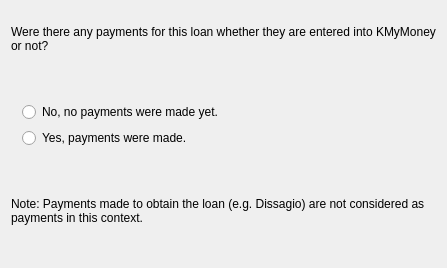
<?xml version="1.0" encoding="UTF-8"?>
<ui version="4.0">
 <class>PreviousPaymentsWizardPageDecl</class>
 <widget class="QWizardPage" name="PreviousPaymentsWizardPageDecl">
  <attribute name="title">
    <string>Payments?</string>
  </attribute>
  <layout class="QVBoxLayout">
    <property name="margin">
      <number>11</number>
    </property>
    <property name="spacing">
      <number>6</number>
    </property>
    <item>
      <widget class="QLabel" name="TextLabel6_2">
        <property name="text">
          <string>
Were there any payments for this loan whether they are entered into KMyMoney or not?</string>
        </property>
        <property name="alignment">
          <set>Qt::AlignTop</set>
        </property>
        <property name="wordWrap">
          <bool>true</bool>
        </property>
      </widget>
    </item>
    <item>
      <spacer name="Spacer28">
        <property name="sizeHint">
          <size>
            <width>0</width>
            <height>32</height>
          </size>
        </property>
        <property name="sizeType">
          <enum>QSizePolicy::Expanding</enum>
        </property>
        <property name="orientation">
          <enum>Qt::Vertical</enum>
        </property>
      </spacer>
    </item>
    <item>
      <layout class="QHBoxLayout">
        <property name="margin">
          <number>0</number>
        </property>
        <property name="spacing">
          <number>6</number>
        </property>
        <item>
          <widget class="QFrame" name="frame_4">
            <property name="frameShape">
              <enum>QFrame::NoFrame</enum>
            </property>
            <layout class="QVBoxLayout">
              <property name="margin">
                <number>11</number>
              </property>
              <property name="spacing">
                <number>6</number>
              </property>
              <item>
                <widget class="QRadioButton" name="m_noPreviousPaymentButton">
                  <property name="text">
                    <string>No, no payments were made yet.</string>
                  </property>
                  <attribute name="buttonGroup">
                    <string>ButtonGroup3</string>
                  </attribute>
                </widget>
              </item>
              <item>
                <widget class="QRadioButton" name="m_previousPaymentButton">
                  <property name="text">
                    <string>Yes, payments were made.</string>
                  </property>
                  <attribute name="buttonGroup">
                    <string>ButtonGroup3</string>
                  </attribute>
                </widget>
              </item>
            </layout>
          </widget>
        </item>
        <item>
          <spacer name="Spacer14_2_2">
            <property name="sizeHint">
              <size>
                <width>202</width>
                <height>0</height>
              </size>
            </property>
            <property name="sizeType">
              <enum>QSizePolicy::Expanding</enum>
            </property>
            <property name="orientation">
              <enum>Qt::Horizontal</enum>
            </property>
          </spacer>
        </item>
      </layout>
    </item>
    <item>
      <spacer name="Spacer29">
        <property name="sizeHint">
          <size>
            <width>0</width>
            <height>32</height>
          </size>
        </property>
        <property name="sizeType">
          <enum>QSizePolicy::Expanding</enum>
        </property>
        <property name="orientation">
          <enum>Qt::Vertical</enum>
        </property>
      </spacer>
    </item>
    <item>
      <widget class="QLabel" name="TextLabel3_3">
        <property name="text">
          <string>Note: Payments made to obtain the loan (e.g. Dissagio) are not considered as payments in this context.</string>
        </property>
        <property name="alignment">
          <set>Qt::AlignTop</set>
        </property>
        <property name="wordWrap">
          <bool>true</bool>
        </property>
      </widget>
    </item>
    <item>
      <spacer name="Spacer41">
        <property name="sizeHint">
          <size>
            <width>0</width>
            <height>32</height>
          </size>
        </property>
        <property name="sizeType">
          <enum>QSizePolicy::Expanding</enum>
        </property>
        <property name="orientation">
          <enum>Qt::Vertical</enum>
        </property>
      </spacer>
    </item>
  </layout>
 </widget>
 <resources/>
 <connections/>
 <customwidgets>
 </customwidgets>
 <tabstops>
 </tabstops>
 <buttongroups>
  <buttongroup name="ButtonGroup3"/>
 </buttongroups>
</ui>
